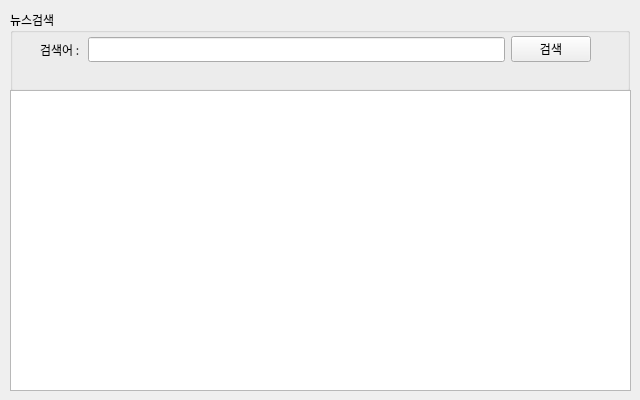
<?xml version="1.0" encoding="UTF-8"?>
<ui version="4.0">
 <class>FrmMain</class>
 <widget class="QWidget" name="FrmMain">
  <property name="enabled">
   <bool>true</bool>
  </property>
  <property name="geometry">
   <rect>
    <x>0</x>
    <y>0</y>
    <width>640</width>
    <height>400</height>
   </rect>
  </property>
  <property name="minimumSize">
   <size>
    <width>640</width>
    <height>400</height>
   </size>
  </property>
  <property name="maximumSize">
   <size>
    <width>640</width>
    <height>400</height>
   </size>
  </property>
  <property name="font">
   <font>
    <family>맑은 고딕</family>
   </font>
  </property>
  <property name="windowTitle">
   <string>네이버API 뉴스검색</string>
  </property>
  <widget class="QWidget" name="verticalLayoutWidget">
   <property name="geometry">
    <rect>
     <x>10</x>
     <y>10</y>
     <width>620</width>
     <height>81</height>
    </rect>
   </property>
   <layout class="QVBoxLayout" name="searchLatout">
    <item>
     <widget class="QGroupBox" name="groupBox">
      <property name="font">
       <font>
        <family>나눔고딕</family>
       </font>
      </property>
      <property name="title">
       <string>뉴스검색</string>
      </property>
      <widget class="QWidget" name="layoutWidget">
       <property name="geometry">
        <rect>
         <x>30</x>
         <y>24</y>
         <width>551</width>
         <height>31</height>
        </rect>
       </property>
       <layout class="QHBoxLayout" name="horizontalLayout">
        <item>
         <widget class="QLabel" name="label">
          <property name="font">
           <font>
            <family>나눔고딕</family>
           </font>
          </property>
          <property name="text">
           <string>검색어 : </string>
          </property>
         </widget>
        </item>
        <item>
         <widget class="QLineEdit" name="txtsearch">
          <property name="font">
           <font>
            <family>나눔고딕</family>
           </font>
          </property>
         </widget>
        </item>
        <item>
         <widget class="QPushButton" name="btnsearch">
          <property name="font">
           <font>
            <family>나눔고딕</family>
           </font>
          </property>
          <property name="text">
           <string>검색</string>
          </property>
         </widget>
        </item>
       </layout>
      </widget>
     </widget>
    </item>
   </layout>
  </widget>
  <widget class="QWidget" name="verticalLayoutWidget_2">
   <property name="geometry">
    <rect>
     <x>10</x>
     <y>90</y>
     <width>621</width>
     <height>301</height>
    </rect>
   </property>
   <layout class="QVBoxLayout" name="verticalLayout">
    <item>
     <widget class="QTableWidget" name="tblResult">
      <property name="font">
       <font>
        <family>나눔고딕</family>
       </font>
      </property>
     </widget>
    </item>
   </layout>
  </widget>
 </widget>
 <resources/>
 <connections/>
</ui>
